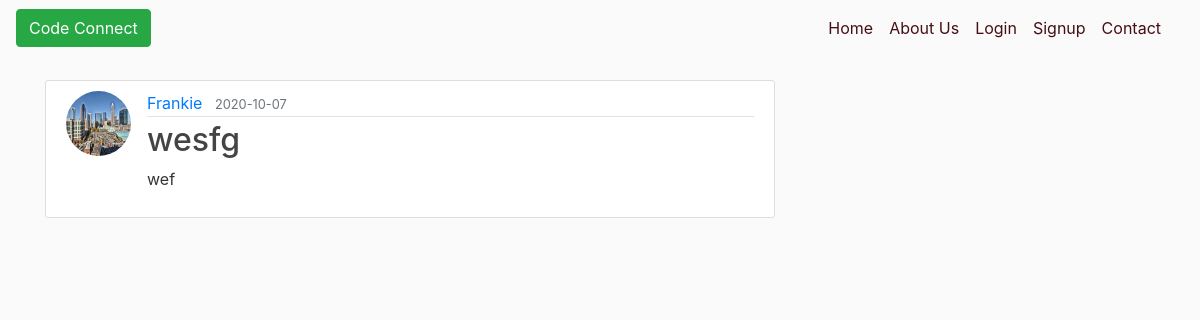
Page /post/3 on the earlier database version.
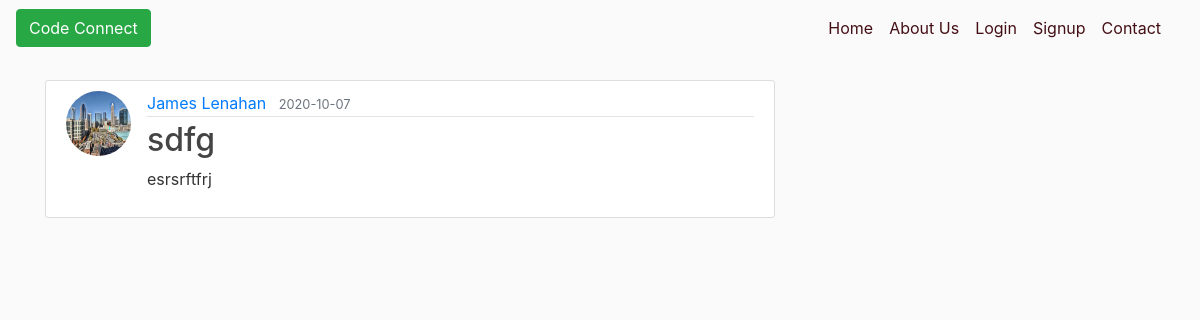
Same page on the later database version.
### CC_Flask/models.py (models this page shows, shortened)
class User(db.Model, UserMixin):
    id = db.Column(db.Integer, primary_key=True)
    username = db.Column(db.String(20), unique=True, nullable=False)
    email = db.Column(db.String(120), unique=True, nullable=False)
    image_file = db.Column(db.String(20), nullable=False, default='default.jpg')
    password = db.Column(db.String(60), nullable=False)
    posts = db.relationship('Post', backref='author', lazy=True)

class Post(db.Model):
    id = db.Column(db.Integer, primary_key=True)
    title = db.Column(db.String(100), nullable=False)
    date_posted = db.Column(db.DateTime, nullable=False, default=datetime.utcnow)
    content = db.Column(db.Text, nullable=False)
    user_id = db.Column(db.Integer, db.ForeignKey('user.id'), nullable=False)

### CC_Flask/posts/routes.py (the view)
@posts.route("/post/<int:post_id>")
def post(post_id):
    post = Post.query.get_or_404(post_id)
    return render_template('post.html', title=post.title, post=post)

### CC_Flask/templates/post.html (shortened to what this page needs)
{% extends "layout.html" %}
{% block content %}
  <article class="media content-section">
    <img class="rounded-circle article-img" src="{{ url_for('static', filename='profile_pics/' + post.author.image_file) }}">
    <div class="media-body">
      <div class="article-metadata">
        <a class="mr-2" href="{{ url_for('users.user_posts', username=post.author.username) }}">{{ post.author.username }}</a>
        <small class="text-muted">{{ post.date_posted.strftime('%Y-%m-%d') }}</small>
      </div>
      <h2 class="article-title">{{ post.title }}</h2>
      <p class="article-content">{{ post.content }}</p>
    </div>
  </article>
{% endblock content %}

Differences in the rows shown:
no longer on this page (row unchanged): User: image_file (placeholder picture), author.username "Frankie"
added User: image_file (placeholder picture), author.username "James Lenahan"
changed Post: title "wesfg" → "sdfg"; content "wef" → "esrsrftfrj"
